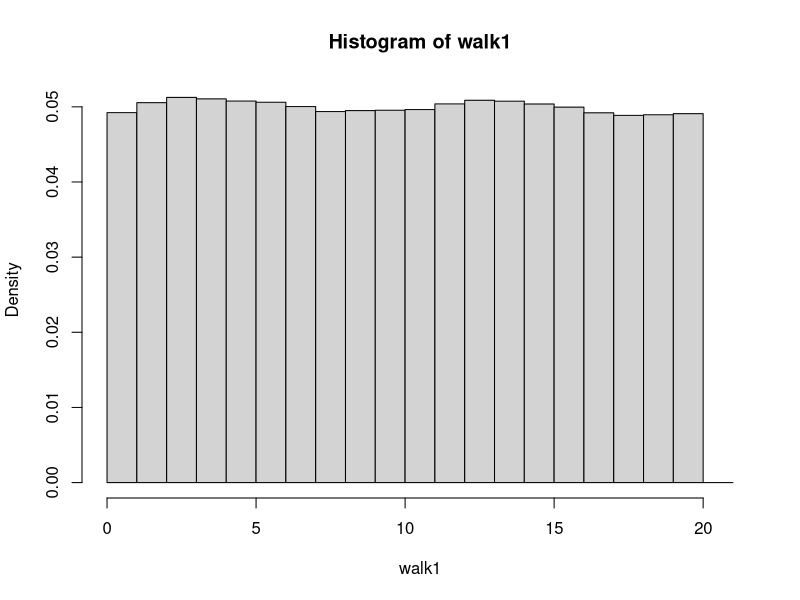
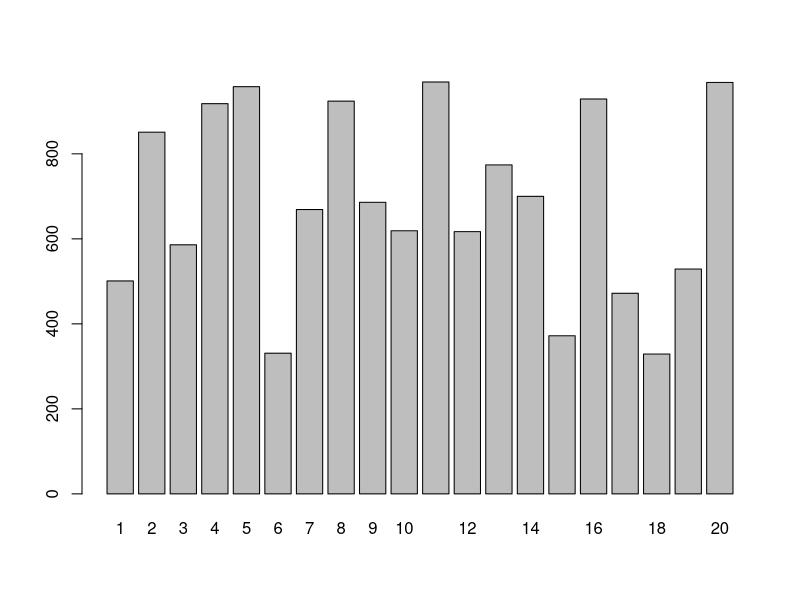
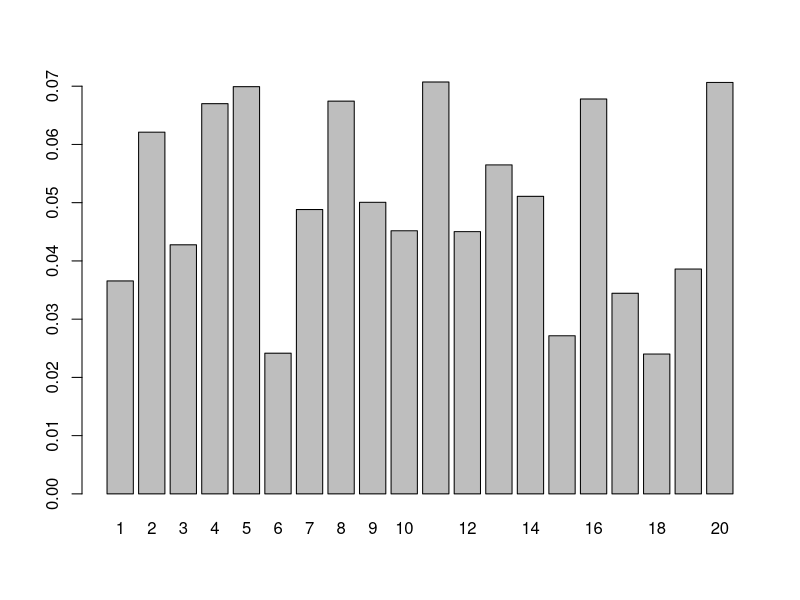
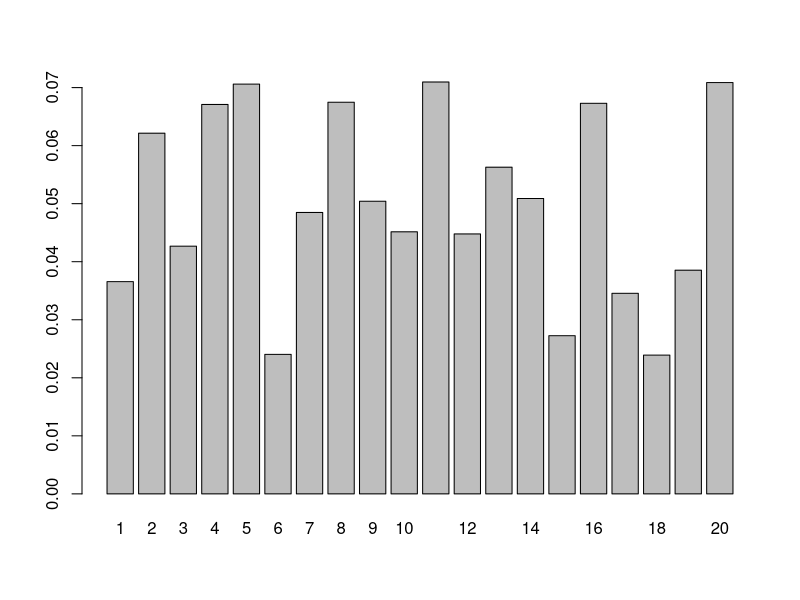
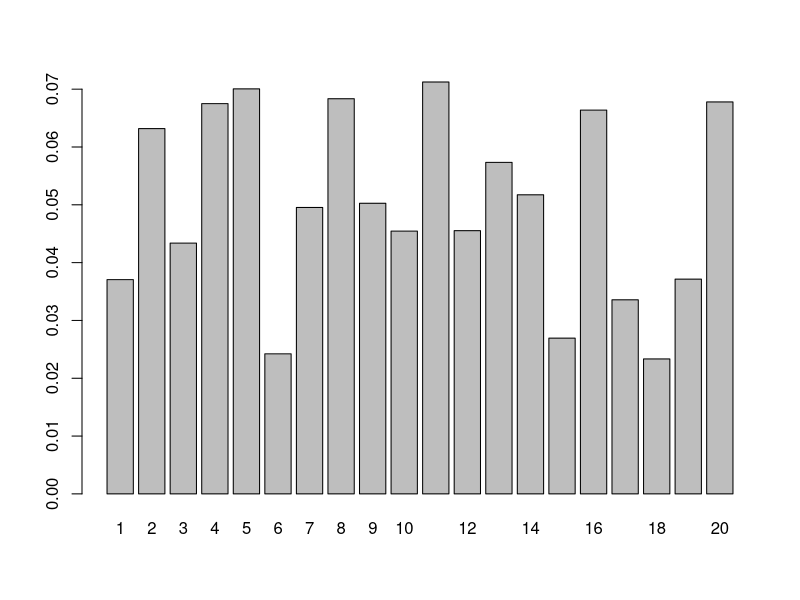

Write R code to recreate these figures, in order.
## ---- chunk 1
#' @param init starting value.  Must be an integer between left and right inclusive
#' @param steps the number of steps to take in the random walk
#' @param left the left boundary of the walk
#' @param right the right boundary of the walk
rando_walk <-  function(init, steps, left = 1, right = 20) {
  
  out <- rep(NA, steps + 1)  # to store the output
  out[1] <- init  # start at the initial state
  
  for (i in 2:steps) { 
    step <- sample(c(-1, 1), 1)  # choose if the step is to the left or right
    proposed <- out[i - 1] + step
    
    if (proposed < left || proposed > right) {
      out[i] <- out[i - 1]
    } else {
      out[i] <- proposed
    }
  }
  out
}
## ---- chunk 2
# do the walk!
walk1 <- rando_walk(
  init = 5,
  steps = 1e6
)

# tabulate and plot the proportion of time the
# walk spends in each of the 20 states
hist(walk1, breaks = 0:21, freq = FALSE)
## ---- chunk 3
# make a totally random target distribution, but set the seed for reproducibility
set.seed(123)
target <- floor(runif(20, min = 300, max = 1000))
names(target) <- 1:20

# I made them integers...
# have a look at this thing:
target
## ---- chunk 4
barplot(target)
## ---- chunk 5
normo_target <- target / sum(target) 

# now plot it, (uncomment the following line once you have put your code in)
barplot(normo_target)
## ---- chunk 6
sample_iid <- sample(1:20, size = 1e6, prob = normo_target, replace = TRUE)
barplot(table(sample_iid) / length(sample_iid))
## ---- chunk 7
#' @param init starting value.  Must be an integer between left and right inclusive
#' @param steps the number of steps to take in the random walk
#' @param target a vector of unnormalized (if desired) probabilities
#' @param left the left boundary of the walk
#' @param right the right boundary of the walk
targeted_rando_walk <-  function(init, steps, target, left = 1, right = 20) {
  
  out <- rep(NA, steps + 1)  # to store the output
  out[1] <- init  # start at the initial state
  
  for (i in 2:steps) { 
    step <- sample(c(-1, 1), 1)  # choose if the step is to the left or right
    proposed <- out[i - 1] + step
    
    if (proposed < left || proposed > right) {
      out[i] <- out[i - 1]
    } else if (target[proposed] >= target[out[i - 1]]) {
      out[i] <- proposed
    } else if (target[proposed] < target[out[i - 1]]) {
      if (runif(1) < target[proposed] / target[out[i - 1]]) {
        out[i] <- proposed
      } else {
        out[i] <- out[i - 1]
      }
    }
  }
  out
}
## ---- chunk 8
twalk <- targeted_rando_walk(
  init = 5,
  steps = 1e6,
  target = target
)
## ---- chunk 9
barplot(table(twalk) / length(twalk))
